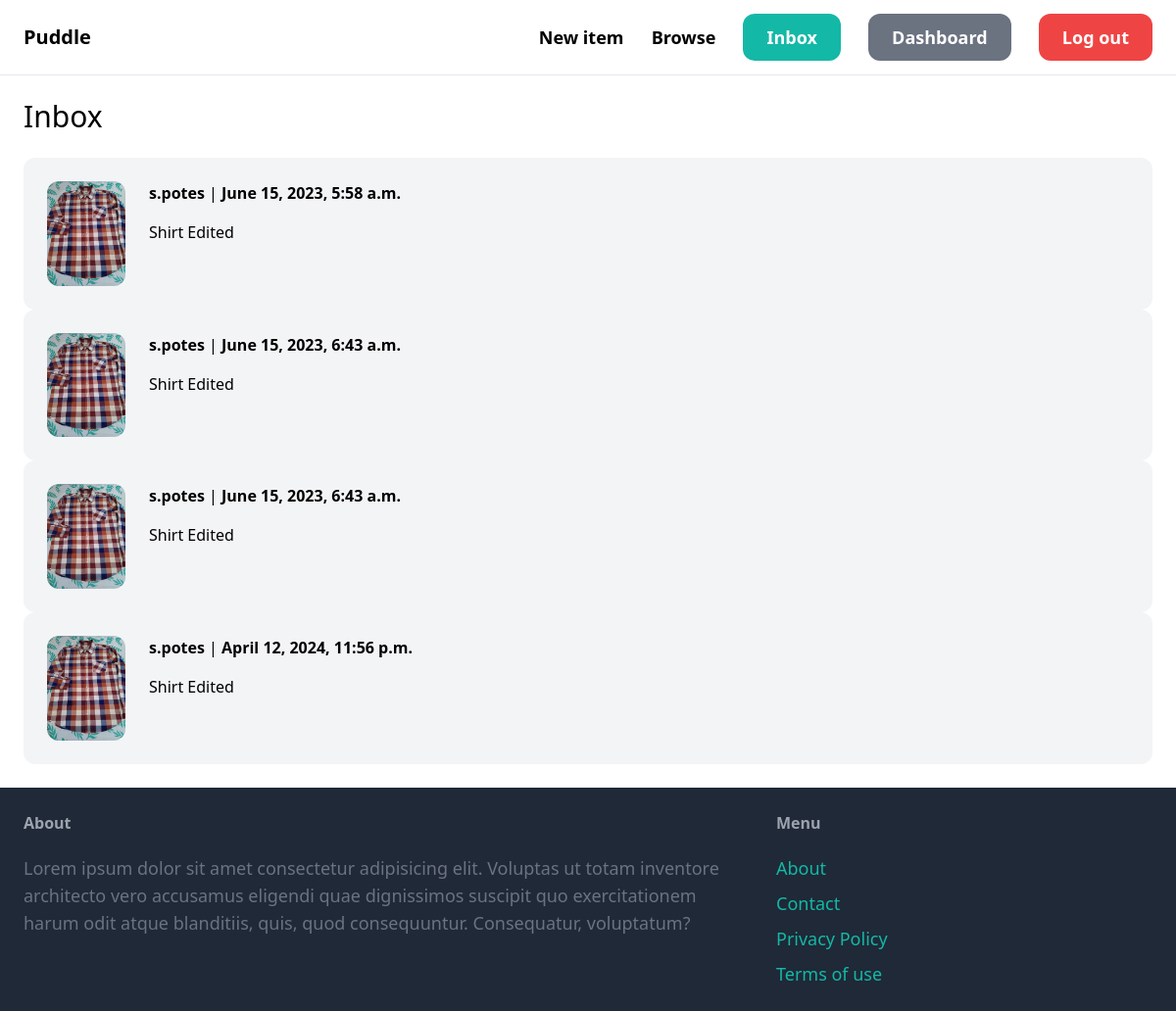
The page /inbox/ (signed in) on the database its author committed.
### conversation/models.py (models this page shows)
class Conversation(models.Model):
    item = models.ForeignKey(Item,related_name='conversations',on_delete=models.CASCADE)
    members = models.ManyToManyField(User,related_name='conversations')
    created_at = models.DateTimeField(auto_now_add=True)
    modified_at = models.DateTimeField(auto_now_add=True)
    class meta:
        ordering = ('-modified_at',)

### item/models.py (models this page shows, shortened)
class Item(models.Model):
    category = models.ForeignKey(Category,related_name='items',on_delete=models.CASCADE)
    name = models.CharField(max_length=255)
    description = models.TextField(blank=True,null=True)
    price = models.FloatField()
    image = models.ImageField(upload_to='item_images',blank=True,null=True)
    is_sold = models.BooleanField(default=False)
    created_by = models.ForeignKey(User,related_name='items',on_delete = models.CASCADE)
    created_at = models.DateTimeField(auto_now_add=True)

### conversation/views.py (the view)
# urls.py: path('',views.inbox,name='inbox'),
@login_required
def inbox(request):
    conversations = Conversation.objects.filter(members__in=[request.user.id])
    return render(request,'conversation/inbox.html',{
        'conversations': conversations,
    })

### conversation/templates/conversation/inbox.html (shortened to what this page needs)
{% extends 'core/base.html' %}
{% block content %}
<h1 class="mb-6 text-3xl ">Inbox</h1>
<div class="space-y-6">
    {% for conversation in conversations %}
        <a href="{% url 'conversation:detail'  conversation.id %}">
            <div class="p-6 flex bg-gray-100 rounded-xl">
                <div class="pr-6">
                    <img src="{{conversation.item.image.url}}" class="w-20 rounded-xl">
                </div>
                <div>
                    {% for member in conversation.members.all %}
                        {% if member != request.user %}
                            <p class="mb-4"><strong>{{ member.username }}</strong> | <strong>{{ conversation.modified_at }}</strong></p>
                            <p>{{ conversation.item.name }}</p>
                        {% endif %}
                    {% endfor %}
                </div>
            </div>
        </a>
    {% endfor %}
</div>
{% endblock %}

### rows shown on the page
Conversation: item.image (picture), modified_at "June 15, 2023, 5:58 a.m.", item.name "Shirt Edited"
Conversation: item.image (picture), modified_at "June 15, 2023, 6:43 a.m.", item.name "Shirt Edited"
Conversation: item.image (picture), modified_at "June 15, 2023, 6:43 a.m.", item.name "Shirt Edited"
Conversation: item.image (picture), modified_at "April 12, 2024, 11:56 p.m.", item.name "Shirt Edited"

### other values the page prints
{{ member.username }} "s.potes"
